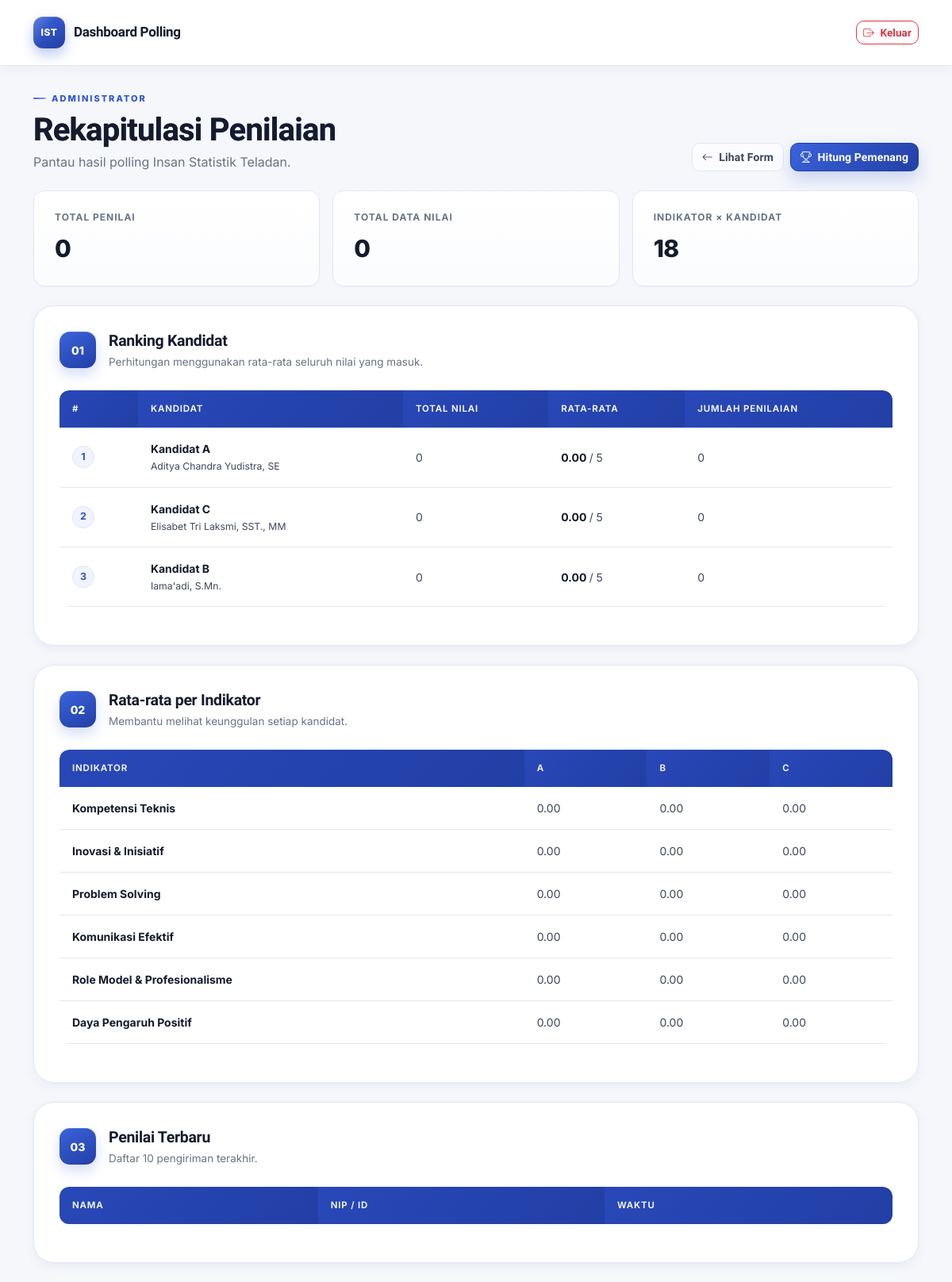
The page /admin/index.php (signed in) on the database its author committed.
### tables this page shows
CREATE TABLE candidates (
    id INT AUTO_INCREMENT PRIMARY KEY,
    code CHAR(1) NOT NULL UNIQUE,
    name VARCHAR(150) NOT NULL,
    position VARCHAR(150) NULL
);

### config/helpers.php (called while the page is built, shortened)
<?php
function e($value) {
    return htmlspecialchars((string)$value, ENT_QUOTES, 'UTF-8');
}
?>

### admin/index.php (the view, shortened to what this page needs)
<?php
require_once "../config/database.php";
require_once "../config/helpers.php";
$totalVoters = $conn->query(
    "SELECT COUNT(*) c FROM polls"
)->fetch_assoc()['c'];
$totalRatings = $conn->query(
    "SELECT COUNT(*) c FROM ratings"
)->fetch_assoc()['c'];
$summary = [];
$sql = "SELECT
            c.id,
            c.code,
            c.name,
            COALESCE(SUM(r.score), 0) AS total_score,
            COALESCE(AVG(r.score), 0) AS average_score,
            COUNT(r.id) AS rating_count
        FROM candidates c
        LEFT JOIN ratings r
            ON r.candidate_id = c.id
        GROUP BY c.id
        ORDER BY average_score DESC";
$res = $conn->query($sql);
while ($row = $res->fetch_assoc()) {
    $summary[] = $row;
}
$byIndicator = [];
$sql = "SELECT
            i.code,
            i.name AS indicator_name,
            c.code AS candidate_code,
            c.name AS candidate_name,
            COALESCE(AVG(r.score), 0) AS avg_score
        FROM indicators i
        CROSS JOIN candidates c
        LEFT JOIN ratings r
            ON r.indicator_id = i.id
            AND r.candidate_id = c.id
        GROUP BY i.id, c.id
        ORDER BY i.id, c.id";
$res = $conn->query($sql);
while ($row = $res->fetch_assoc()) {
    $byIndicator[] = $row;
}
$totalIndicatorCandidate = count($byIndicator);
?>
<!doctype html>
<html lang="id">
<head>
    <link
        href="https://cdn.jsdelivr.net/npm/bootstrap@5.3.3/dist/css/bootstrap.min.css"
        rel="stylesheet"
    >
    <link
        href="https://cdn.jsdelivr.net/npm/bootstrap-icons@1.11.3/font/bootstrap-icons.min.css"
        rel="stylesheet"
    >
    <link
        href="../assets/style.css"
        rel="stylesheet"
    >
</head>
<body>
<nav class="navbar bg-white border-bottom">
    <div class="container py-2">
        <a
            class="navbar-brand fw-bold"
            href="index.php"
        >
            <span class="brand-mark">
                IST
            </span>
            Dashboard Polling
        </a>
        <a
            class="btn btn-outline-danger btn-sm"
            href="logout.php"
        >
            <i class="bi bi-box-arrow-right me-1"></i>
            Keluar
        </a>
    </div>
</nav>
<main class="container py-4">
    <div class="d-flex justify-content-between align-items-end mb-4">
        <div>
            <span class="eyebrow">
                ADMINISTRATOR
            </span>
            <h1 class="fw-bold mb-1">
                Rekapitulasi Penilaian
            </h1>
            <p class="text-muted mb-0">
                Pantau hasil polling Insan Statistik Teladan.
            </p>
        </div>
        <div class="d-flex gap-2">
            <a
                class="btn btn-outline-secondary"
                href="../index.php"
            >
                <i class="bi bi-arrow-left me-1"></i>
                Lihat Form
            </a>
            <button
                type="button"
                class="btn btn-primary"
                data-bs-toggle="modal"
                data-bs-target="#modalHitungPemenang"
            >
                <i class="bi bi-trophy me-1"></i>
                Hitung Pemenang
            </button>
        </div>
    </div>
    <div class="row g-3 mb-4">
        <div class="col-md-4">
            <div class="stat-card">
                <span>
                    Total Penilai
                </span>
                <strong>
                    <?= e($totalVoters) ?>
                </strong>
            </div>
        </div>
        <div class="col-md-4">
            <div class="stat-card">
                <span>
                    Total Data Nilai
                </span>
                <strong>
                    <?= e($totalRatings) ?>
                </strong>
            </div>
        </div>
        <div class="col-md-4">
            <div class="stat-card">
                <span>
                    Indikator × Kandidat
                </span>
                <strong>
                    <?= e($totalIndicatorCandidate) ?>
                </strong>
            </div>
        </div>
    </div>
    <section class="card-modern mb-4">
        <div class="section-title">
            <span class="step">
                01
            </span>
            <div>
                <h2>
                    Ranking Kandidat
                </h2>
                <p>
                    Perhitungan menggunakan rata-rata seluruh
                    nilai yang masuk.
                </p>
            </div>
        </div>
        <div class="table-responsive">
            <table class="table align-middle">
                <thead>
                    <tr>
                        <th>
                            #
                        </th>
                        <th>
                            Kandidat
                        </th>
                        <th>
                            Total Nilai
                        </th>
                        <th>
                            Rata-rata
                        </th>
                        <th>
                            Jumlah Penilaian
                        </th>
                    </tr>
                </thead>
                <tbody>
                    <?php foreach (
                        $summary as $i => $row
                    ): ?>
                        <tr>
                            <td>
                                <span class="rank">
                                    <?= $i + 1 ?>
                                </span>
                            </td>
                            <td>
                                <strong>
                                    Kandidat
                                    <?= e($row['code']) ?>
                                </strong>
                                <br>
                                <small>
                                    <?= e($row['name']) ?>
                                </small>
                            </td>
                            <td>
                                <?= e(
                                    $row['total_score']
                                ) ?>
                            </td>
                            <td>
                                <strong>
                                    <?= number_format(
                                        (float)$row['average_score'],
                                        2
                                    ) ?>
                                </strong>
                                / 5
                            </td>
                            <td>
                                <?= e(
                                    $row['rating_count']
                                ) ?>
                            </td>
                        </tr>
                    <?php endforeach; ?>
                </tbody>
            </table>
        </div>
    </section>
    <section class="card-modern mb-4">
        <div class="section-title">
            <span class="step">
                02
            </span>
            <div>
                <h2>
                    Rata-rata per Indikator
                </h2>
                <p>
                    Membantu melihat keunggulan setiap kandidat.
                </p>
            </div>
        </div>
        <div class="table-responsive">
            <table class="table table-sm align-middle">
                <thead>
                    <tr>
                        <th>
                            Indikator
                        </th>
                        <th>
                            A
                        </th>
                        <th>
                            B
                        </th>
                        <th>
                            C
                        </th>
                    </tr>
                </thead>
                <tbody>
                    <?php
                    $grouped = [];
                    foreach ($byIndicator as $r) {
                        $grouped[
                            $r['indicator_name']
                        ][
                            $r['candidate_code']
                        ] = $r['avg_score'];
                    }
                    foreach (
                        $grouped as $indicator => $values
                    ):
                    ?>
                        <tr>
                            <td>
                                <strong>
                                    <?= e($indicator) ?>
                                </strong>
                            </td>
                            <td>
                                <?= number_format(
                                    $values['A'] ?? 0,
                                    2
                                ) ?>
                            </td>
                            <td>
                                <?= number_format(
                                    $values['B'] ?? 0,
                                    2
                                ) ?>
                            </td>
                            <td>
                                <?= number_format(
                                    $values['C'] ?? 0,
                                    2
                                ) ?>
                            </td>
                        </tr>
                    <?php endforeach; ?>
                </tbody>
            </table>
        </div>
    </section>
    <section class="card-modern">
        <div class="section-title">
            <span class="step">
                03
            </span>
            <div>
                <h2>
                    Penilai Terbaru
                </h2>
                <p>
                    Daftar 10 pengiriman terakhir.
                </p>
            </div>
        </div>
        <div class="table-responsive">
            <table class="table align-middle">
                <thead>
                    <tr>
                        <th>
                            Nama
                        </th>
                        <th>
                            NIP / ID
                        </th>
                        <th>
                            Waktu
                        </th>
                    </tr>
                </thead>
            </table>
        </div>
    </section>
</main>
</body>
</html>

### rows shown on the page
candidates: code "A", name "Aditya Chandra Yudistra, SE", total_score "0", average_score "0.00", rating_count "0"
candidates: code "C", name "Elisabet Tri Laksmi, SST., MM", total_score "0", average_score "0.00", rating_count "0"
candidates: code "B", name "Iama'adi, S.Mn.", total_score "0", average_score "0.00", rating_count "0"

### other values the page prints
$totalVoters "0"
$totalRatings "0"
$totalIndicatorCandidate "18"
$indicator "Kompetensi Teknis"
$values['A'] "0.00"
$values['B'] "0.00"
$values['C'] "0.00"
$indicator "Inovasi & Inisiatif"
$indicator "Problem Solving"
$indicator "Komunikasi Efektif"
$indicator "Role Model & Profesionalisme"
$indicator "Daya Pengaruh Positif"
